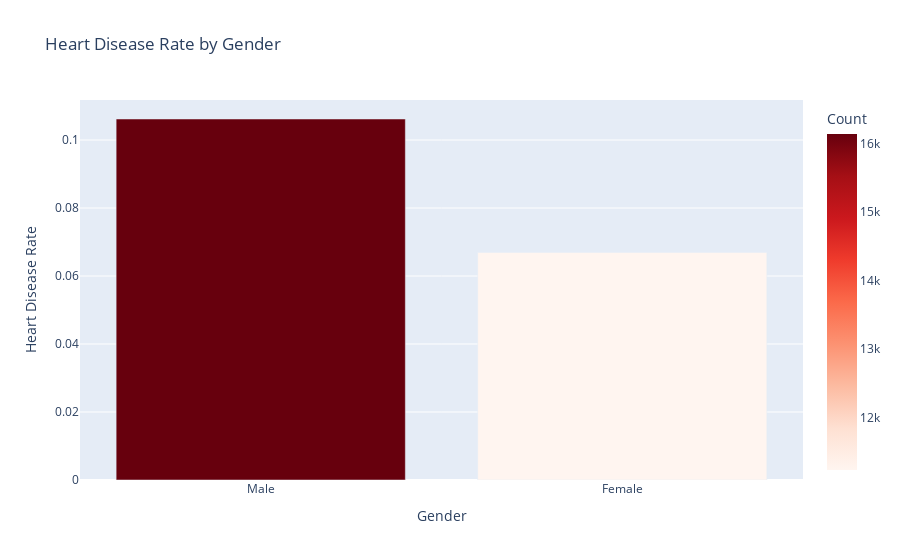

Source (notebook cell):
### Markdown cell above
### 2.2 Gender Analysis

### Code cell
# Analyze heart disease rates by gender
# Calculate proportion of heart disease for each gender
genders = ['Male', 'Female']
heart_disease_rates = []
heart_disease_counts = []

for gender in genders:
    # Count heart disease cases for this gender
    heart_disease_count = data.loc[(data['Sex'] == gender) & 
                                   (data['HeartDisease'] == 'Yes')].shape[0]
    # Total count for this gender
    total_count = data.loc[data['Sex'] == gender].shape[0]
    # Calculate rate
    rate = heart_disease_count / total_count
    heart_disease_rates.append(rate)
    heart_disease_counts.append(heart_disease_count)

# Store for later use in encoding
gender_encoding = {genders[i]: heart_disease_rates[i] for i in range(len(genders))}

# Visualize
fig = px.bar(
    x=genders, 
    y=heart_disease_rates,
    color=heart_disease_counts,
    title='Heart Disease Rate by Gender',
    labels={'x': 'Gender', 'y': 'Heart Disease Rate', 'color': 'Count'},
    color_continuous_scale='Reds'
)
fig.show()

print(f"Male heart disease rate: {heart_disease_rates[0]:.4f}")
print(f"Female heart disease rate: {heart_disease_rates[1]:.4f}")

### Figure 1 — Plotly figure (JSON) as saved in the notebook; plotly's stock layout.template omitted (floating-point values rounded to 4 significant figures)
{"data": [{"hovertemplate": "Gender=%{x}<br>Heart Disease Rate=%{y}<br>Count=%{marker.color}<extra></extra>", "legendgroup": "", "marker": {"color": [16139, 11234], "coloraxis": "coloraxis", "pattern": {"shape": ""}}, "name": "", "orientation": "v", "showlegend": false, "textposition": "auto", "type": "bar", "x": ["Male", "Female"], "xaxis": "x", "y": [0.1062, 0.06695], "yaxis": "y"}], "layout": {"barmode": "relative", "coloraxis": {"colorbar": {"title": {"text": "Count"}}, "colorscale": [[0, "rgb(255,245,240)"], [0.125, "rgb(254,224,210)"], [0.25, "rgb(252,187,161)"], [0.375, "rgb(252,146,114)"], [0.5, "rgb(251,106,74)"], [0.625, "rgb(239,59,44)"], [0.75, "rgb(203,24,29)"], [0.875, "rgb(165,15,21)"], [1, "rgb(103,0,13)"]]}, "legend": {"tracegroupgap": 0}, "title": {"text": "Heart Disease Rate by Gender"}, "xaxis": {"anchor": "y", "domain": [0, 1], "title": {"text": "Gender"}}, "yaxis": {"anchor": "x", "domain": [0, 1], "title": {"text": "Heart Disease Rate"}}}}
